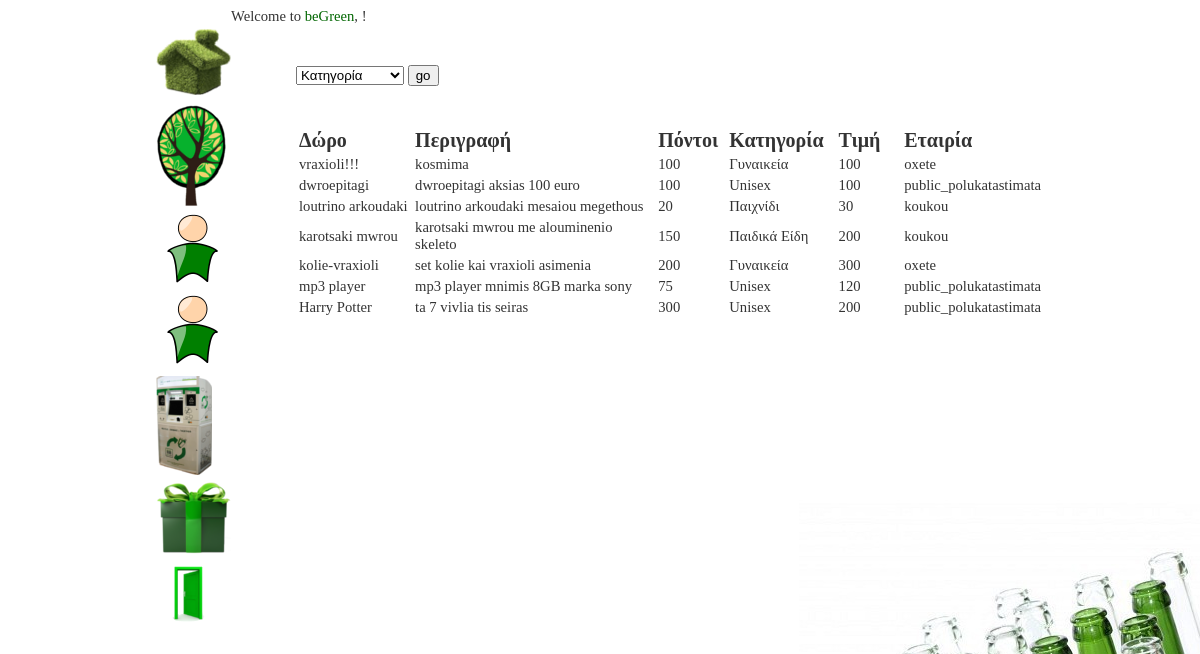
Page /worker/gifts.php on the committed database.
### tables this page shows
CREATE TABLE IF NOT EXISTS `gift` (
  `giftID` int(11) NOT NULL AUTO_INCREMENT,
  `description` text,
  `price` float NOT NULL,
  `suitability` int(11) NOT NULL,
  `points` int(11) NOT NULL,
  `name` text NOT NULL,
  `company` int(11) NOT NULL,
  PRIMARY KEY (`giftID`)
);

CREATE TABLE IF NOT EXISTS `company` (
  `companyID` int(11) NOT NULL AUTO_INCREMENT,
  `name` text NOT NULL,
  `description` text NOT NULL,
  `affiliation_date` text NOT NULL,
  `company_manager` text NOT NULL,
  `program_manager` text NOT NULL,
  PRIMARY KEY (`companyID`)
);

### worker/gifts.php (the view, shortened to what this page needs)
<?php
    include "header.php";
		echo "Welcome to <span id=\"bgreen\">beGreen</span>, ".htmlspecialchars($_SESSION['name'])."!";
?>
	<div id="gift">
	<form  class="login" method="get">
		<select name = "suitability" id = "suitability">
		<option value = "0">Κατηγορία </option>
		</select>
		<input type="submit" value="go" class="button"/>
	</form>
</div>
	<?php
	if (isset($_GET['suitability']))
	{
		$suit=$_GET['suitability'];
		if ($suit<>0)
		{
			$sql = "SELECT giftID, name, description, points, suitability, price
			FROM Gift
			WHERE suitability=$suit";
		}
		else
		{
			$sql = "SELECT giftID, name, description, points, suitability, price
			FROM Gift";
		}
	}
	else
	{
		$sql = "SELECT giftID, name, description, points, suitability, price
				FROM Gift";
	}
	$result = mysql_query ($sql);
?>
	<table id="gift">
	<tr id="first_row"><td id="name">Δώρο</td><td id="descr">Περιγραφή</td><td id="points">Πόντοι</td><td id="cat">Κατηγορία</td><td id= "price">Τιμή</td><td>Εταιρία</td></tr>
	<?php
	while ($row = mysql_fetch_assoc($result)) {
		$gift=$row['giftID'];
		$sql1="SELECT Company.name
				FROM Company, Gift
				WHERE Gift.giftID=$gift
				AND Company.companyID=Gift.company";
		$result1=mysql_query($sql1);
		$row1=mysql_fetch_assoc ($result1);
	?>
		<tr>
		<td id="name"><?php echo htmlspecialchars($row["name"]);?></td>
		<td><?php echo htmlspecialchars($row["description"]); ?></td>
		<td><?php echo htmlspecialchars($row["points"]); ?></td>
		<?php
		if ($row["suitability"]==1) {
			?><td>Ανδρικά</td><?php
		} else if ($row["suitability"]==2) {
			?><td>Γυναικεία</td><?php
		} else if ($row["suitability"]==3) {
			?><td>Unisex</td><?php
		} else if ($row["suitability"]==4) {
			?><td>Παιχνίδι</td><?php
		} else if ($row["suitability"]==5) {
			?><td>Παιδικά Είδη</td><?php
		} else {
			?><td>Είδη Ευγηρίας</td><?php
		}?>
		<td><?php echo htmlspecialchars($row["price"]); ?></td>
		<td><?php echo htmlspecialchars($row1["name"]); ?></td>
		</tr>
	<?php
	};
	?>
	</table>
<?php
    include "footer.php";
?>

### worker/styledb.css (style rules this page uses)
body { font-family: Candara, Calibri; color: #333; font-size:11pt; background-image:url('eikones/bottles.jpg'); background-repeat:no-repeat; background-attachment:fixed; background-position:right bottom; }
span#bgreen { font-family: Berlin Sans FB Demi, Calibri; color: #006600; }
table#gift, div#gift { margin-left:140px; margin-top:40px; }
tr#first_row { font-weight:bold; font-size:20px; }
td#name { width:130px; }
td#descr { width:300px; }
td#points { width:70px; }
td#cat { width:110px; }
td#price { width:70px; }

### rows in the picture
gift: name "vraxioli!!!", description "kosmima", points "100", suitability "Γυναικεία", price "100", company.name "oxete"
gift: name "dwroepitagi", description "dwroepitagi aksias 100 euro", points "100", suitability "Unisex", price "100", company.name "public_polukatastimata"
gift: name "loutrino arkoudaki", description "loutrino arkoudaki mesaiou megethous", points "20", suitability "Παιχνίδι", price "30", company.name "koukou"
gift: name "karotsaki mwrou", description "karotsaki mwrou me alouminenio skeleto", points "150", suitability "Παιδικά Είδη", price "200", company.name "koukou"
gift: name "kolie-vraxioli", description "set kolie kai vraxioli asimenia", points "200", suitability "Γυναικεία", price "300", company.name "oxete"
gift: name "mp3 player", description "mp3 player mnimis 8GB marka sony", points "75", suitability "Unisex", price "120", company.name "public_polukatastimata"
gift: name "Harry Potter", description "ta 7 vivlia tis seiras", points "300", suitability "Unisex", price "200", company.name "public_polukatastimata"
